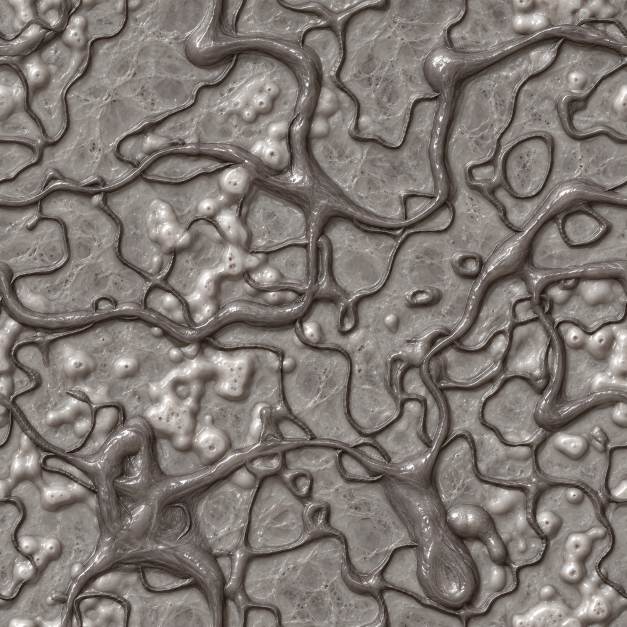
#> input picture art-source/hive-creep/creep-material-v1.png, 1254 x 1254 px (shown at 1/2 size)
$ python build_creep_material.py
#> lines starting #> are read from the running program, lines starting #| are printed output that depends on the picture
"""SUPERSEDED: the creep no longer ships a painted material. Its surface is
generated in code (CreepSurface) and shaded by CreepShading/CreepShader; this
script and its master are kept as the round-1 study only, and the file it
writes is not read by the mod.

Builds the creep material from an accepted ImageGen master.

The master is a neutral value study (see creep-material-v1.prompt.txt) painted
over creep_material_guide.py's guide. Colour is not in the art: the shader maps
this luminance through the active CreepPalette (dark = veins, mid = film,
bright = nodules), so one material serves every palette.

Steps: luminance, a narrow mirrored blend across the wrap so the tile has no
seam, an auto-level to the full range, downsample to 512.

    python art-source/hive-creep/build_creep_material.py [master.png]
"""
import os, sys
import numpy as np
from PIL import Image

HERE = os.path.dirname(os.path.abspath(__file__))
ROOT = os.path.abspath(os.path.join(HERE, '..', '..'))
master = sys.argv[1] if len(sys.argv) > 1 else os.path.join(HERE, 'creep-material-v1.png')
OUT = os.path.join(ROOT, 'mod', 'graphics', 'creep', 'creep_material.png')
SIZE, BAND = 512, 20

m = np.asarray(Image.open(master).convert('L').resize((1024, 1024), Image.LANCZOS)).astype(float)
for axis in (0, 1):
    a = np.moveaxis(m, axis, 1).copy()
    for i in range(BAND):
        w = 0.5 * (1 - i / BAND)
        left, right = a[:, i].copy(), a[:, -1 - i].copy()
        a[:, i] = (1 - w) * left + w * right
        a[:, -1 - i] = (1 - w) * right + w * left
    m = np.moveaxis(a, 1, axis)
#> this loop made 2 passes
#> pass 1, `a = np.moveaxis(m, axis, 1).copy()`:
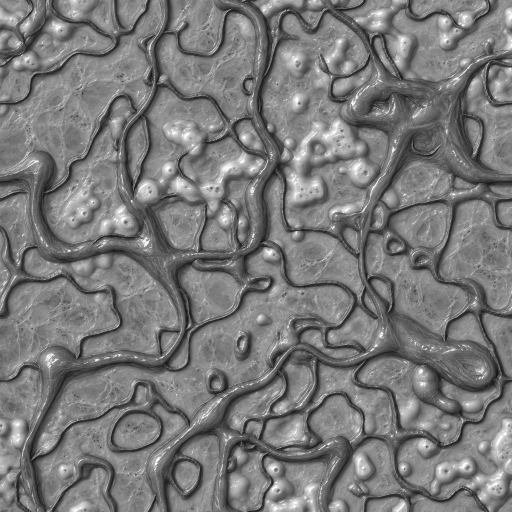
#> a: shape (1024, 1024) float64 (shown at 1/2 size); min 7, max 255, mean 121.1
lo, hi = np.percentile(m, 1), np.percentile(m, 99.5)
#> lo = 37; hi = 231
m = np.clip((m - lo) / (hi - lo), 0, 1)
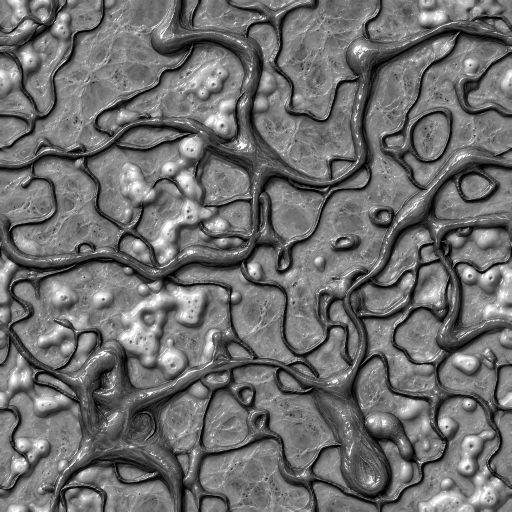
#> m: shape (1024, 1024) float64 (shown at 1/2 size); min 0, max 1, mean 0.433
img = Image.fromarray((m * 255).astype(np.uint8), 'L').resize((SIZE, SIZE), Image.LANCZOS)
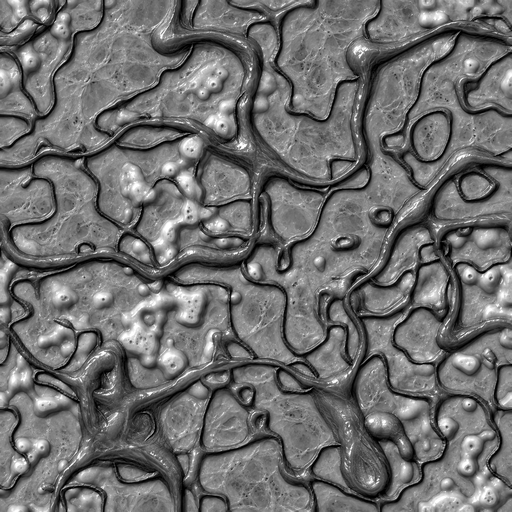
#> img: PIL image 512x512 L; min 0, max 255, mean 110.1
img.save(OUT)
h = np.asarray(img) / 255.0
print('wrote', OUT, 'quantiles 10/50/90:', [round(float(np.percentile(h, q)), 3) for q in (10, 50, 90)])
#| wrote mod/graphics/creep/creep_material.png quantiles 10/50/90: [0.173, 0.459, 0.627]
